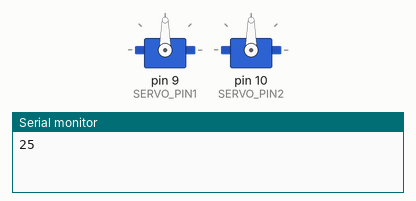
A sketch run on a simulated Arduino Uno, built with avr-gcc and run on an emulated ATmega328P. Shown: 2 × servo, the last lines printed to the serial monitor. Random numbers use the default seed unless the sketch sets one.

Above: at 0.1 s.
At 7.0 s:
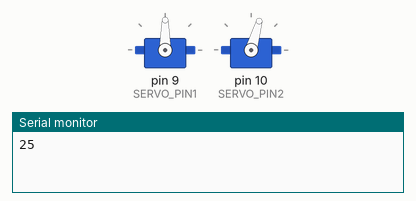
At 13.8 s:
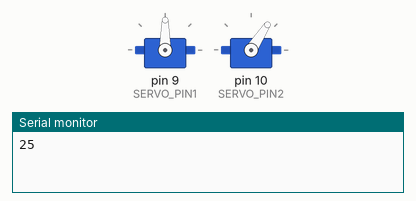
At 27.3 s:
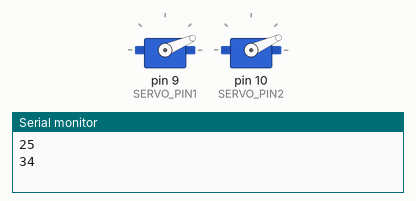
Timing chart, 0 to 40.0 s (numbered marks = the images above):
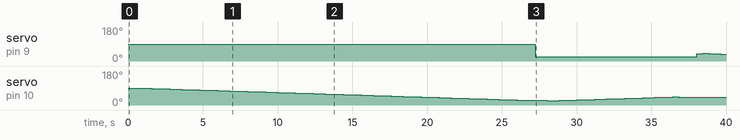

Measured:
- by itself, servo on pin 9 (SERVO_PIN1): 90° → 23° at 27.2 s, → 39° 10.8 s later, → 40° 0.40 s later, → 39° 0.40 s later, … (6 changes in this stretch)
- by itself, servo on pin 10 (SERVO_PIN2): 90° → 89° at 0.80 s, → 88° 0.40 s later, → 87° 0.40 s later, → 86° 0.40 s later, … (91 changes in this stretch)

The sketch:

random_laser_toy.ino
```cpp
// this code was made by Mark Summers on 13/3/2020 at rubberDucky labs Australia.
//this code is provided as is and is free to modify. rubberDucky labs takes responsablity for miss use of this code.
// include servo library
#include <Servo.h>

 // Define Variable for Servo position
int pos = 90;
// Define Variable for delay to save time if you want to changing it
int Delay=400;
// needed for the random number generator
long randNumber;
// name this what ever you want i just went with blue
boolean blue = true;
//initialize servo pins
const int SERVO_PIN1 = 9; //pan
const int SERVO_PIN2 = 10; //tilt

//create servo objects
Servo myservo1;
Servo myservo2;
void setup() {


  randomSeed(analogRead(0));//start random number generator

  //attach servo to initialize pins
  myservo1.attach(SERVO_PIN1);

  myservo2.attach(SERVO_PIN2);

  Serial.begin(9600);

}
void loop() {


do{
randNumber = random(15, 61);
  Serial.println(randNumber);
  delay(Delay);
  Serial.read();
                   while (myservo2.read() <= randNumber) {
                           myservo2.write(pos++);
                           delay(Delay);}
                   while ( myservo2.read() >= randNumber) {
                            myservo2.write(pos--);
                            delay(Delay);  }
  randNumber = random(15, 61);
  Serial.println(randNumber);
  delay(25);
  Serial.read();
                   while (myservo1.read() <= randNumber) {
                           myservo1.write(pos++);
                           delay(Delay);}
                   while ( myservo1.read() >= randNumber) {
                            myservo1.write(pos--);
                            delay(Delay); }

}while ( blue == true)  ;
}
```
